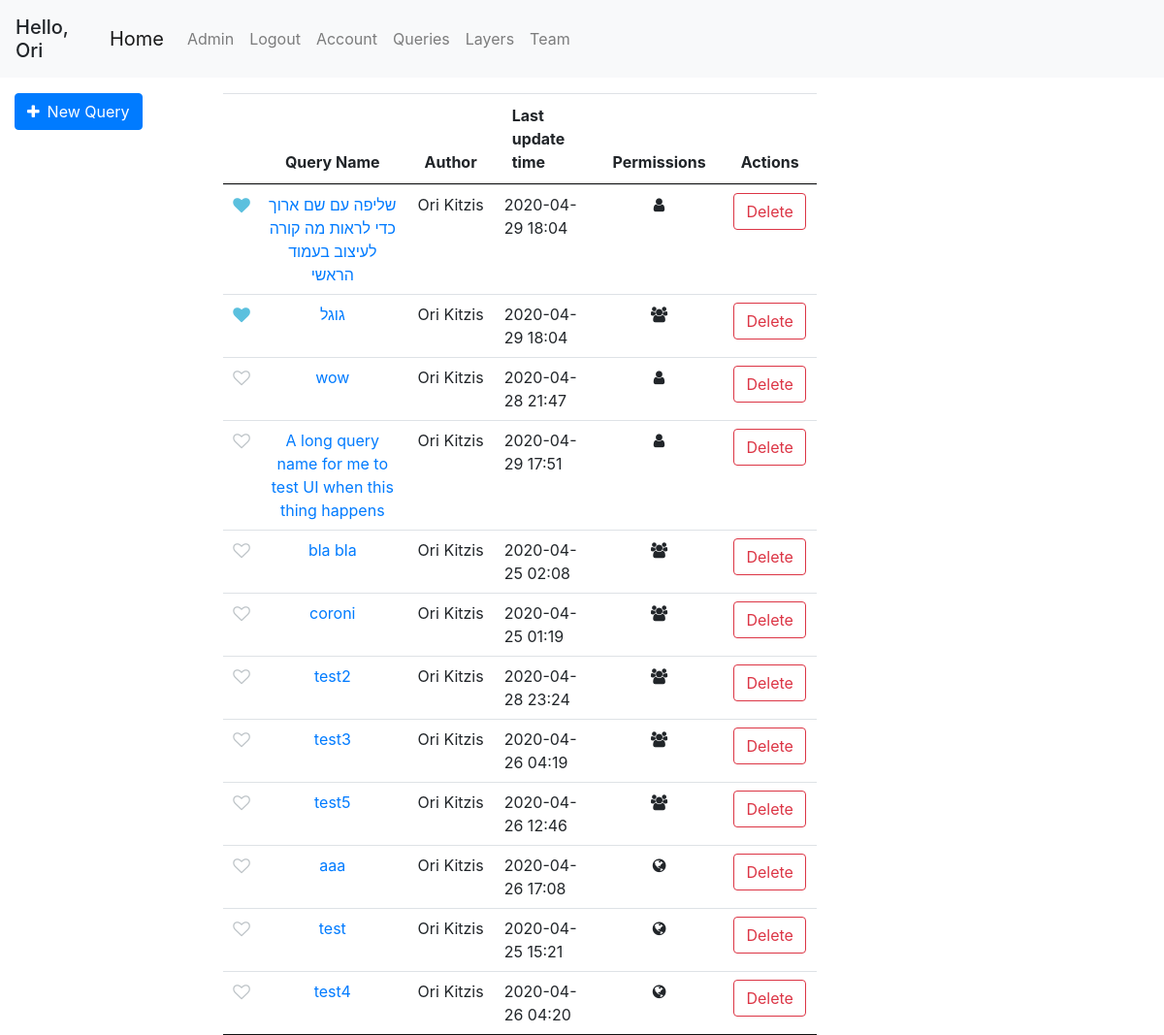
The app's page /queries (signed in), older data.
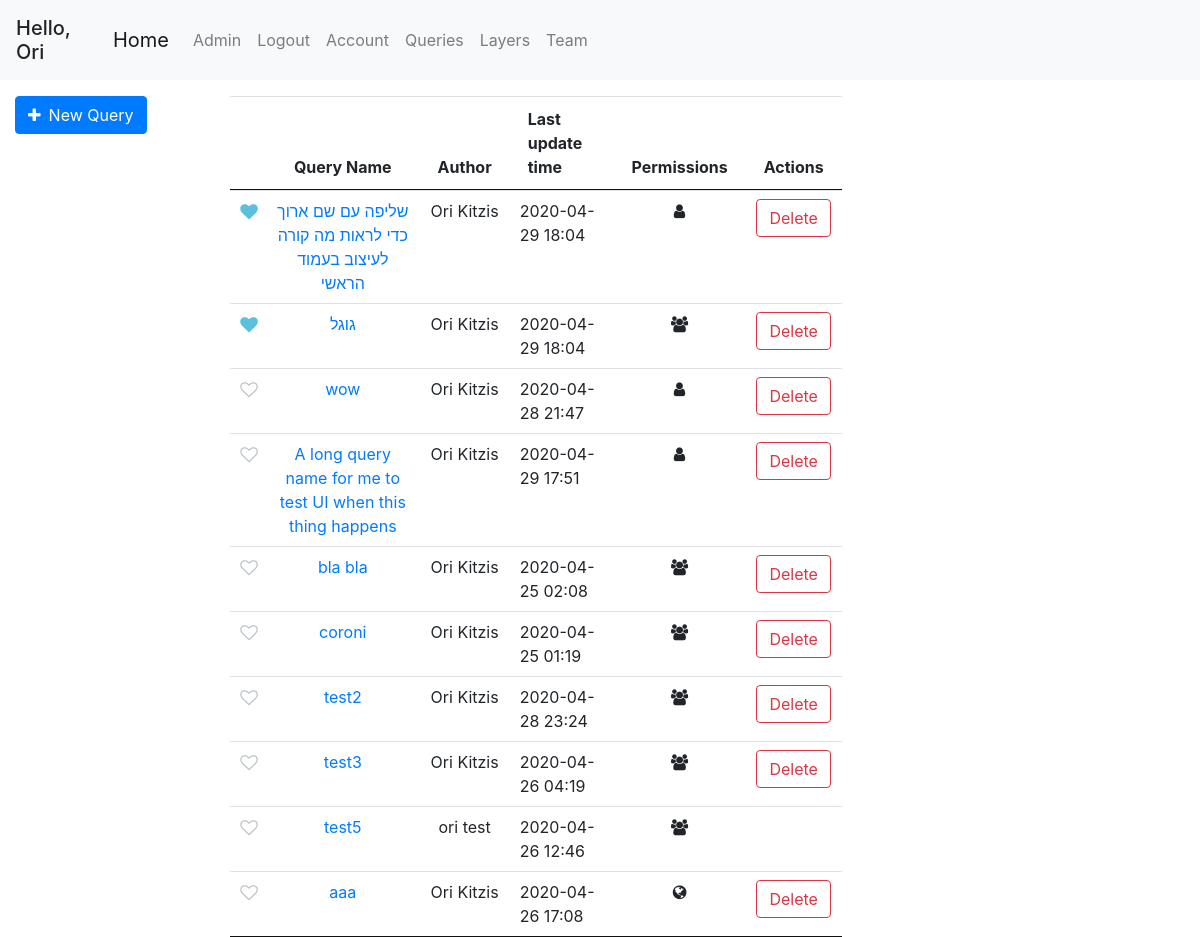
The same page, newer data.
### geoportal/models.py (models this page shows, shortened)
class User(db.Model, UserMixin):
    id = db.Column(db.Integer, primary_key=True)
    username = db.Column(db.String(20), unique=True, nullable=False)
    email = db.Column(db.String(120), unique=True, nullable=False)
    first_name = db.Column(db.String(20), nullable=False, default='')
    last_name = db.Column(db.String(20), nullable=False, default='')
    password = db.Column(db.String(60), nullable=False)
    team_id = db.Column(db.Integer, db.ForeignKey('team.id'))
    roles = db.relationship('Role', secondary='user_roles')
    layers = db.relationship('Layer', backref='user', lazy=True)
    queries = db.relationship('Query', backref='user', lazy=True)
    preferences = db.relationship('UserPreferences', backref='user', lazy=True)
    @property
    def full_name(self):
        return f'{self.first_name} {self.last_name}'
    def has_role(self, role_name):
        for role in self.roles:
            if role.name == role_name:
                return True
        return False

class Query(db.Model):
    id = db.Column(db.Integer, primary_key=True)
    user_id = db.Column(db.Integer, db.ForeignKey('user.id'), nullable=False, default=0)
    query_name = db.Column(db.String(120))
    db_name = db.Column(db.String(20))
    date_uploaded = db.Column(db.DateTime, nullable=False, default=datetime.datetime.now)
    last_update_time = db.Column(db.DateTime, nullable=False, default=datetime.datetime.now)
    query_text = db.Column(db.Text, nullable=False, default='')
    only_user = db.Column(db.Boolean, default=False)
    only_team = db.Column(db.Boolean, default=False)
    public = db.Column(db.Boolean, default=True)
    parameters = db.relationship('QueryTextParameters', backref='query', lazy=True)
    @property
    def pretty_last_update_time(self):
        return self.last_update_time.strftime('%Y-%m-%d %H:%M')

### geoportal/queries/views.py (the view)
@queries.route('/queries')
@login_required
def get_queries():
    queries = get_allowed_queries()
    marked_queries = db.session.query(UserMarkedQuery.query_id).filter_by(user_id=current_user.id).all()
    marked_queries = [query[0] for query in marked_queries]
    return render_template('queries.html', queries=queries, marked_queries=marked_queries)

### geoportal/models.py (called while the page is built)
@login_manager.user_loader
def load_user(user_id):
    return User.query.get(int(user_id))

### geoportal/queries/utils.py (called while the page is built)
def marked_queries_first(queries):
    return sorted(queries, key=lambda query: UserMarkedQuery.query.filter(and_(UserMarkedQuery.query_id == query.id, UserMarkedQuery.user_id == current_user.id)).first() is not None, reverse=True)

def get_allowed_queries():
    if current_user.is_authenticated:
        queries = Query.query.order_by(Query.only_user.desc(), Query.public).all()
        authorized_queries = []
        for query in queries:
            if query.public or (query.only_team and User.query.get(query.user_id).team_id == current_user.team_id) or query.user_id == current_user.id:
                authorized_queries.append(query)
        queries = authorized_queries
        queries = marked_queries_first(queries)
    else:
        queries = Query.query.filter_by(public=True).all()
    return queries

### geoportal/templates/queries.html (shortened to what this page needs)
{% extends "base.html" %}
{% block left_sidebar %}
    <form class="mt-3" action="/query">
        <button class="btn btn-primary"><span class="fa fa-plus mr-2"></span>New Query</button>
    </form>
{% endblock left_sidebar %}
{% block content %}
<div class="col-md-10 mt-3">
    <table class="table table-hover table-condensed dataTable no-footer">
        <thead style="text-align: center">
            <tr>
                <th></th>
                <th>Query Name</th>
                <th>Author</th>
                <th style="text-align: left">Last update time</th>
                <th>Permissions</th>
                <th>Actions</th>
            </tr>
        </thead>
        <tbody style="text-align: center">
        {% for query in queries %}
            <tr id="{{ query.id }}">
                <td>
                    <div class="pretty p-icon p-toggle p-plain">
                        <div class="state p-off">
                            <i class="icon fa fa-heart-o "></i>
                        </div>
                        <div class="state p-on p-info-o">
                            <i class="icon fa fa-heart"></i>
                        </div>
                    </div>
                </td>
                <td > <a href="/query/{{ query.id }}">{{ query.query_name }}</a></td>
                <td>{{ query.user.full_name }}</td>
                <td style="text-align: left">{{ query.pretty_last_update_time }}</td>
                <td>
                    {% if query.only_user %}
                    <span class="fa fa-user"></span>
                    {% elif query.only_team %}
                    <span class="fa fa-users"></span>
                    {% else %}
                    <span class="fa fa-globe"></span>
                    {% endif %}
                </td>
                <td>
                    {% if query.user_id == current_user.id %}
                        <button class="btn btn-outline-danger" onclick="deleteQuery({{ query.id }})">Delete</button>
                    {% endif %}
                </td>
            </tr>
        {% endfor %}
        </tbody>
    </table>
</div>
{% endblock content %}

### geoportal/templates/base.html (shortened to what this page needs)
<!DOCTYPE html>
<html lang="en">
<head>
    <link rel="stylesheet" href="/static/css/bootstrap/bootstrap.min.css"/>
    <link rel="stylesheet" href="/static/css/style.css"/>
    <link rel="stylesheet" href="/static/css/leaflet/leaflet.css"/>
    <link rel="stylesheet" href="/static/css/leaflet/leaflet.draw.css"/>
    <link rel="stylesheet" href="/static/css/jquery/jquery.dataTables.min.css">
    <link rel="stylesheet" href="https://cdnjs.cloudflare.com/ajax/libs/font-awesome/4.7.0/css/font-awesome.min.css">
    <link rel="stylesheet" href="/static/css/utils/pretty-checkbox.min.css">
    <link rel="stylesheet" href="/static/css/leaflet/leaflet.contextmenu.css">
</head>
<body>
    <header class="site-header">
        <nav class="navbar navbar-expand-lg navbar-fixed-top navbar-light bg-light">
            {% if current_user.is_authenticated %}
            <h5 class="mt-2">Hello, {{ current_user.first_name }}</h5>
            {% endif %}
            <div class="container">
                <a class="navbar-brand" href="{{ url_for('main.home') }}">Home</a>
                <div class="collapse navbar-collapse" id="navbarSupportedContent">
                    <ul class="navbar-nav mr-auto">
                        {% if current_user.is_authenticated %}
                            {% if current_user.has_role('Admin') %}
                                <li class="nav-item"><a class="nav-link" href="/admin">Admin</a></li>
                            {% endif %}
                            <li class="nav-item"><a class="nav-link" href="{{ url_for('users.logout') }}">Logout</a></li>
                            <li class="nav-item"><a class="nav-link" href="{{ url_for('users.account') }}">Account</a></li>
                            <li class="nav-item"><a class="nav-link" href="{{ url_for('queries.get_queries') }}">Queries</a></li>
                            <li class="nav-item"><a class="nav-link" href="{{ url_for('mapping.get_layers') }}">Layers</a></li>
                            {% if current_user.team_id %}
                                <li class="nav-item"><a class="nav-link" href="{{ url_for('users.team') }}">Team</a></li>
                            {% else %}
                                <li class="nav-item"><a class="nav-link" href="{{ url_for('users.new_team') }}">Create Team</a></li>
                            {% endif %}
                        {% else %}
                            <li class="nav-item"><a class="nav-link" href="{{ url_for('users.login') }}">Login</a></li>
                            <li class="nav-item"><a class="nav-link" href="{{ url_for('users.register') }}">Register</a></li>
                        {% endif %}
                    </ul>
                </div>
            </div>
        </nav>
    </header>
    <div class="container-fluid" id="content">
        <div class="row">
            <div class="col-md-3 col-lg-2 sidebar">
                {% block left_sidebar %}{% endblock %}
            </div>
            <div class="col-md-6 col-lg-8 main">
                {% block content %}{% endblock %}
            </div>
            <div class="col-md-3 col-lg-2 sidebar" id="right-sidebar">
            </div>
        </div>
    </div>
</body>
</html>

Row changes from the older to the newer data that the page shows:
removed Query: query_name "test", user.full_name "Ori Kitzis", pretty_last_update_time "2020-04-25 15:21", only_user False (drawn)
removed Query: query_name "test4", user.full_name "Ori Kitzis", pretty_last_update_time "2020-04-26 04:20", only_user False (drawn)
changed Query "test5": user.full_name "Ori Kitzis" → "ori test"; no longer shows "Delete"
